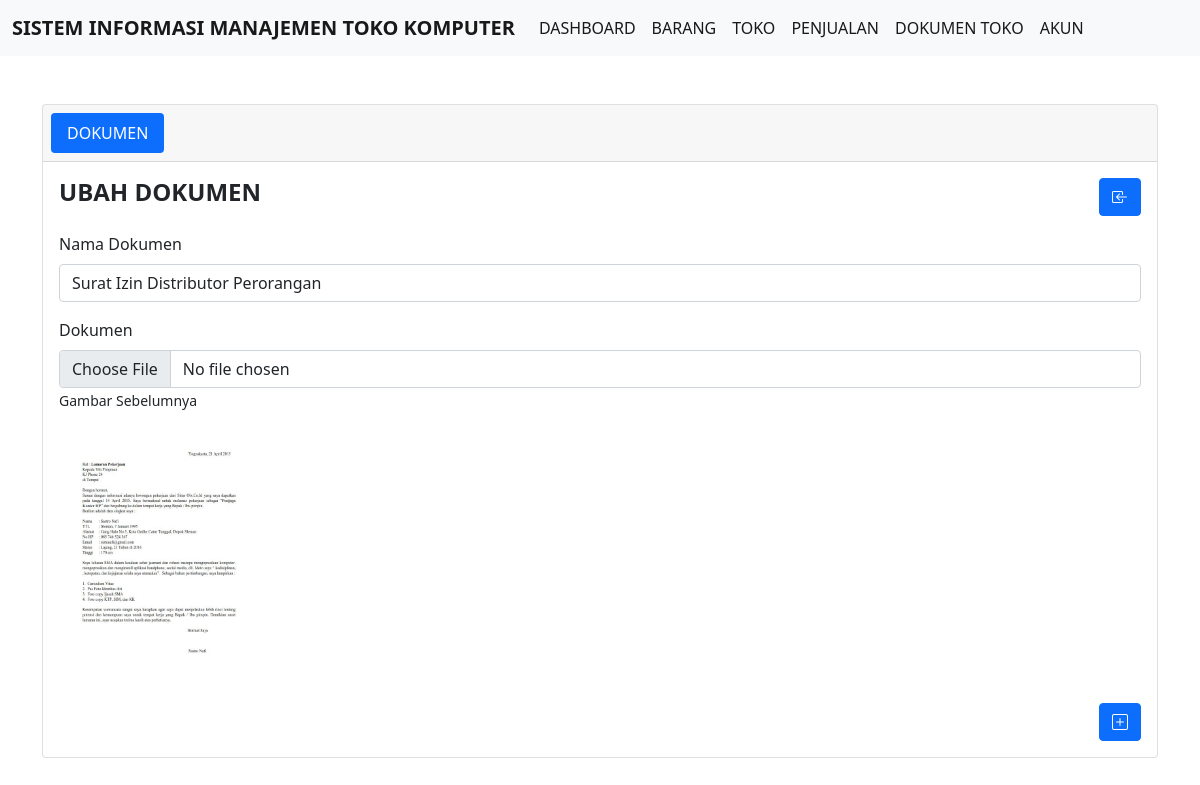
The page /ubah_dokumen.php?id_dokumen=22 on the database its author committed.
### tables this page shows
CREATE TABLE `tb_dokumen` (
  `id_dokumen` int(11) NOT NULL,
  `nama_dokumen` varchar(50) NOT NULL,
  `surat_waralaba` varchar(20) NOT NULL
);

### config/controller.php (called while the page is built, shortened)
<?php
function select($query)
{
    global $db;
    $result = mysqli_query($db, $query);
    $rows = [];
    while ($row = mysqli_fetch_assoc($result)) {
        $rows[] = $row;
    }
    return $rows;
}

### ubah_dokumen.php (the view, shortened to what this page needs)
<?php
include 'layout/header.php';
$id_dokumen = (int)$_GET['id_dokumen'];
$dokumen = select("SELECT * FROM tb_dokumen WHERE id_dokumen = '$id_dokumen'")[0];
?>
<div class="container">
    <div class="card mt-5 mb-5">
        <div class="card-header">
            <ul class="nav nav-pills card-header-pills">
                <li class="nav-item">
                    <a class="nav-link active">DOKUMEN</a>
                </li>
            </ul>
        </div>
        <div class="card-body">
            <div class="row mb-3">
                <div class="col">
                    <h4><b>UBAH DOKUMEN</b></h4>
                </div>
                <div class="col">
                    <a href="data_dokumen.php" class="btn btn-primary" style="float : right;"><i class="bi bi-box-arrow-in-left"></i></a>
                </div>
            </div>
            <form action="" method="POST" enctype="multipart/form-data">
                <div class="mb-3 mt-2">
                    <label for="nama_dokumen" class="form-label">Nama Dokumen</label>
                    <input type="text" class="form-control" id="nama_dokumen" name="nama_dokumen" value="<?= $dokumen['nama_dokumen']; ?>" required>
                </div>
                <div class="mb-3 mt-2">
                    <label for="surat_waralaba" class="form-label">Dokumen</label>
                    <input type="file" class="form-control" id="surat_waralaba" name="surat_waralaba">
                    <p><small>Gambar Sebelumnya</small></p>
                    <img src="assets/dokumen-toko/<?= $dokumen['surat_waralaba']; ?>" alt="Foto_Sebelumnya" width="200px">
                </div>
                <button type="submit" name="ubah" class="btn btn-primary" style="float : right;"><i class="bi bi-plus-square"></i></button>
            </form>
        </div>
    </div>
</div>
<?php
include 'layout/footer.php';
?>

### rows shown on the page
tb_dokumen: nama_dokumen "Surat Izin Distributor Perorangan", surat_waralaba (picture)
